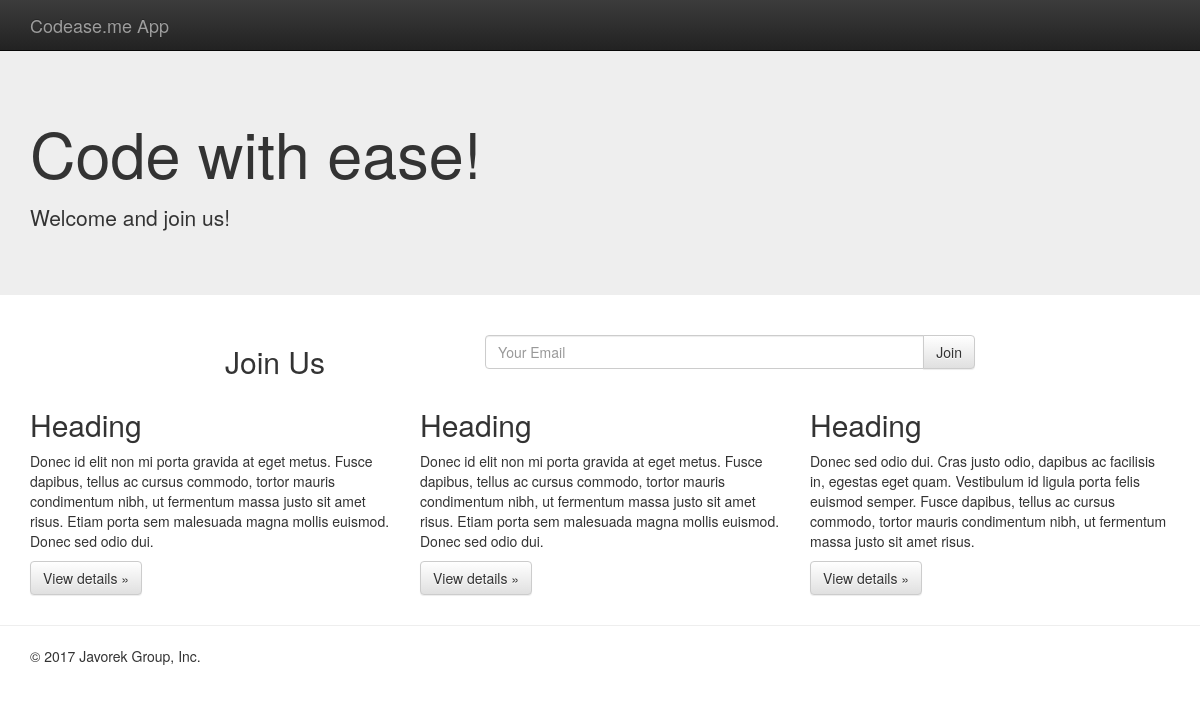
Before: / with the older database file.
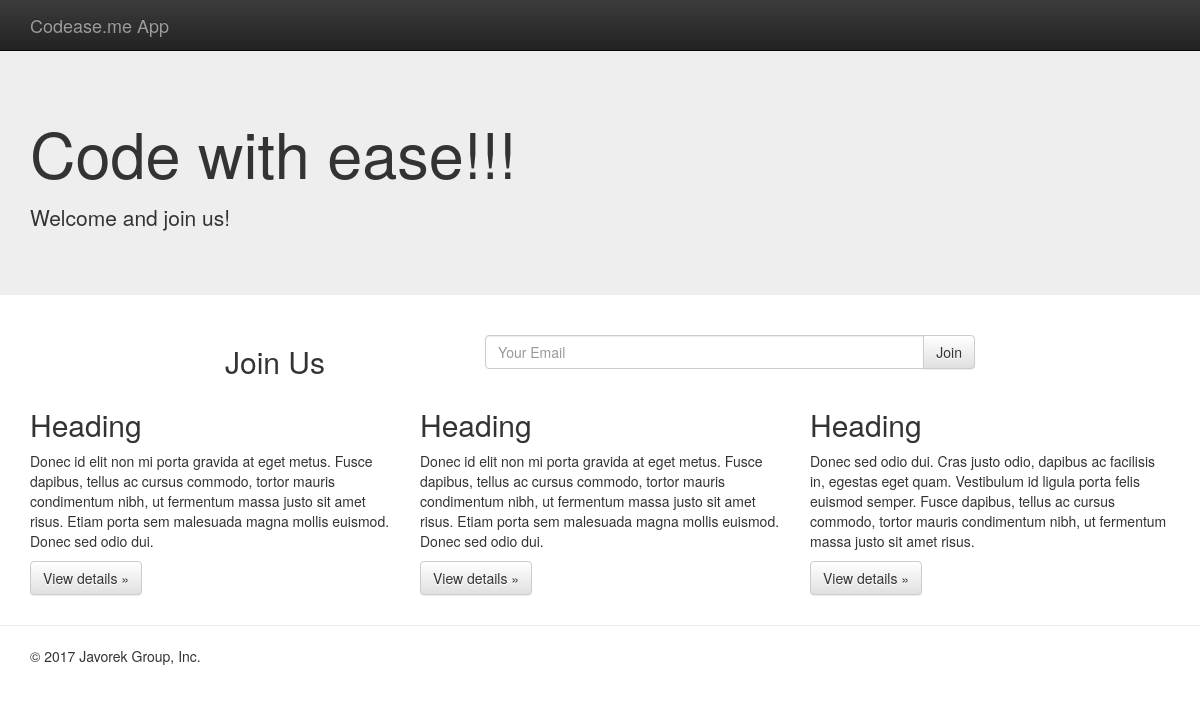
After: the same page with the newer database file.
### pages/models.py (models this page shows, shortened)
class Page(models.Model):
	title              = models.CharField(max_length=220)
	title_description  = models.TextField(blank=True, null=True)
	title_btn		   = models.CharField(max_length=50, default='Join')
	title_btn_ulr	   = models.CharField(max_length=50, blank=True, null=True)
	content 		   = models.TextField(blank=True, null=True)

### pages/views.py (the view, shortened to what this page needs)
# urls.py: url(r'^$', HomeView.as_view(), name='home'),
class HomeView(SuccessMessageMixin, CreateView):
	template_name = 'pages/home.html'
	form_class = JoinForm
	success_url = '/'
	def get_context_data(self, *args, **kwargs):
		context = super(HomeView, self).get_context_data(*args, **kwargs)
		context['page_obj'] = Page.objects.all().first() # .order_by("?").first()
		return context

### newsletter/forms.py (shortened to what this page needs)
class JoinForm(forms.ModelForm):
	email = forms.EmailField(label='',
			widget=forms.EmailInput(
					attrs={
						'placeholder':'Your email',
							'class': 'form-control'
					}
				))
	class Meta:
		model = Join
		fields = ['email']

### pages/templates/pages/home.html (shortened to what this page needs)
{% extends "base.html" %}
{% block content %}
 <nav class="navbar navbar-inverse navbar-fixed-top">
      <div class="container">
        <div class="navbar-header">
          <a class="navbar-brand" href="#">Codease.me App</a>
        </div>
        <div id="navbar" class="navbar-collapse collapse">
        </div>
      </div>
    </nav>
    <div class="jumbotron">
      <div class="container">
        <h1>{{ page_obj.title }}</h1>
        <p>{{ page_obj.title_description|linebreaks }}</p>
      </div>
    </div>
    <div class="container">
      <div class='row'>
        <div class='col-sm-8 col-sm-offset-2'>
          <div class="row">
            <div class="col-xs-4">
              <h2>Join Us</h2>
            </div>
            <div class='col-xs-8'>
                <p>
                <form method='POST' action=''>{% csrf_token %}
                <div class="input-group">
                <input type='email' name='email' placeholder="Your Email" class='form-control'>
                <span class="input-group-btn">
                  <input type='submit' value='Join' class='btn btn-default' />
                </span>
              </div>
              </form>
              </p>
          </div>
    </div></div>
    </div>
      </div>
      <div class='container'>
            {{ page_obj.content|safe }}
      </div>
      <hr>
    <div class='container'>
      <footer>
        <p>&copy; 2017 Javorek Group, Inc.</p>
      </footer>
    </div>
{% endblock content %}

Changed rows visible on the page:
changed Page "Welcome and join us!": title "Code with ease!" → "Code with ease!!!"
